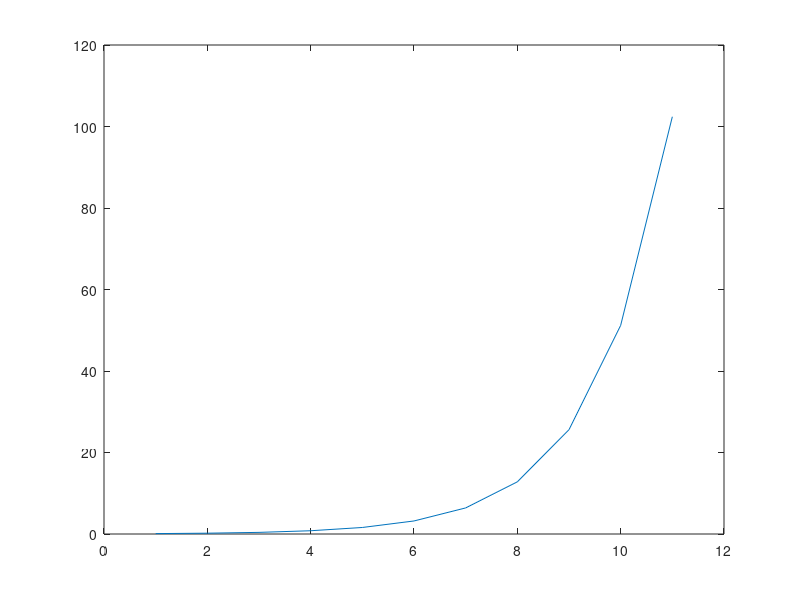

Source code (MATLAB): (Note: this script raises an error after producing the figure.)
clear
close all

%% frequency parameters
dataLength_dls = 5;
med_welch_dls = 5;
pll_dls = 5;
music_dls = 5;
espirit_dls = 5;
max_ent_dls = 5;
burg_dls = 5;
spec_env_dls = 5;

oscCenter1 = 10.52; % hard coded 
oscCenter2 = 10.54; % hard coded
sampleRate = 1000; % hard coded
nyq = sampleRate/2;
sampleSpacing = 1/sampleRate;
phaseOffsets = 0:0.1:2*pi; % hard coded
dataLengthGens = 1:11;
dataLengths = (0.05*2.^dataLengthGens); % in seconds hard coded
plot(dataLengths)
nfft = 100*sampleRate;

%% FFT
dataLength_errors= [];
dataLength_rts = [];
for dataLengthSecs = dataLengths;
	phaseOffset_errors = [];
	phaseOffset_dls = [];
	for phaseOffset = phaseOffsets;
		dataLengthSamples = dataLengthSecs*sampleRate;
		osc1 = chan_osc(dataLengthSamples, sampleRate,oscCenter1,'phaseOffset',phaseOffset);
		osc2 = chan_osc(dataLengthSamples, sampleRate,oscCenter2);
		data = osc1+osc2;
		t = 0:sampleSpacing:(dataLengthSecs-sampleSpacing);
		fft_freqs = linspace(0,nyq,floor(nfft/2)+1);
		
		tic
		dataX = fft(data,nfft)/dataLengthSamples;
		dataX = dataX(1:length(fft_freqs)); %keep only positive frequencies
		phaseOffset_rt = toc;
		amp = 2*abs(dataX);
		phaseOffset_error = peak_det_mse(fft_freqs,amp,[oscCenter1,oscCenter2]);
		
		phaseOffset_errors = [phaseOffset_errors phaseOffset_error];
		phaseOffset_dls = [phaseOffset_dls phaseOffset_rt];
		
		%     plot(fft_f,2*abs(dataX))
		%     xlim([10.5 10.56])
		%     ylabel('Amplitude')
		%     title(['Data Length = ', num2str(fft_dls),' sec'])
		%     pause(0.5)
	end
	
	% (length(fft_dls)) x (length(phaseOffsets)) matrix
	dataLength_errors = [dataLength_errors; mean(phaseOffset_errors)];
	dataLength_rts = [dataLength_rts; mean(phaseOffset_dls)];
end

% REGINA Save output matrix, fft_errors and fft_rts
save('fft_errors.mat','fft_errors');
save('fft_rts.mat','fft_rts');


close all
figure;
plot(fft_dls,dataLength_errors);
% figure;
% plot(fft_dls,fft_rts);

%% Welch
% figure;
dataLength_errors = []; % length is equal to length(welch_dls)
dataLength_rts = []; % length is equal to length(welch_dls)
dataLength_wls = []; % length is equal to length(welch_dls)
nfft = 100*sampleRate; %hard coded

% For each data length
	% For each windowlength
		% For each nOverlap
			% For each phaseoffset
			% Store error for each phaseoffset
		% Store error for each nOverlap
	% Store error for each windowlength
% Store error for data length

for dataLengthSecs = dataLengths % defined for all methods at the top
	dataLengthSamples = dataLengthSecs*sampleRate;
	windowLength_errors = []; % length equal to length(dls_wls)
	windowLength_rts = []; % length equal to length(dls_wls)
	nWindowLengths = 1:128:dataLengthSamples;
	
	for nWindowLength = nWindowLengths;
		phaseOffset_errors = [];
		phaseOffset_rts = [];
		for phaseOffset = phaseOffsets % defined for all methods at the top
			nOverlap_errors = [];
			nOverlap_rts = [];
			osc1 = chan_osc(dataLengthSamples, sampleRate,oscCenter1,'phaseOffset',phaseOffset);
			osc2 = chan_osc(dataLengthSamples, sampleRate,oscCenter2);
			data = osc1+osc2;
			for nOverlap = nOverlaps
				tic
				[pow, welch_f] = pwelch(data,nWindowLength,nOverlap,nfft,sampleRate, 'power', 'onesided');
				nOverlap_rt = toc;
				amp = sqrt(pow);
				nOverlap_error = peak_det_mse(welch_f,amp,[oscCenter1,oscCenter2]);
				nOverlap_errors = [nOverlap_errors nOverlap_error];
				nOverlap_rts= [nOverlap_rts nOverlap_rt];
			end
			phaseOffset_errors = [phaseOffset_errors mean(nOverlap_errors)];
			phaseOffset_rts = [phaseOffset_rts mean(nOverlap_rts)];
		end
		windowLength_errors = [windowLength_errors mean(phaseOffset_errors)];
		windowLength_rts = [windowLength_rts mean(phaseOffset_rts)];
	end
	dataLength_errors = [dataLength_errors mean(windowLength_errors)];
	dataLength_rts= [dataLength_rts mean(windowLength_rts)];
end

save('dataLength_errors.mat','dataLength_errors');
save('dataLength_rts.mat','dataLength_rts');
close all
figure;
plot(dataLengths,dataLength_errors);
%%
close all
figure;
% plot(fft_errors);
%plot(fft_dls,fft_errors);
%hold on; plot(welch_dls,welch_errors);


% legend('FFT','Welch')
% figure;
% plot(welch_rts);

%% Regina
% plot FFT vs Welch on the same plot, save the figures, use full range of
% values, 1:0.25:200. Also plot wls for welch, or figure out trend.

%%
% pmusic(data,4,nfft,sampleRate)
%             FFTX = [];
%             for olp=overlapPercent
%                 stepsize = (1-olp)*windowLengthSamples;
%                 maxK=dataLengthSamples/stepsize-1;
%                 for K = 0:maxK-1
%                     U = sum(hamming(nfft))/nfft;
%                     startwin = stepsize*K + 1;
%                     endwin = stepsize*K + windowLengthSamples;
%                     FFTK = fft(hamming(nfft)'.*data(startwin:endwin));
%                     magFFTK = (1/(windowLengthSamples*U))*abs(FFTK).^2; %Normalize
%                     phaFFTK = angle(FFTK);
%                     dbFFTK = 20*log10(magFFTK);
%                     dbFFTK = dbFFTK - max(dbFFTK);
%                     dbFFTK = dbFFTK./maxK; %Average
%                     FFTX = [FFTX dbFFTK];
%                 end
%             end
%             welch_f= linspace(-.5,.5,nfft);
%overlapSecs = 0;
%nOverlap = overlapSecs*sampleRate;
%             amp = sqrt(FFTX);

				%     plot(welch_f,amp);
				%     xlim([10.5 10.56])
				%     ylabel('Amplitude')
				%     title(['Data Length = ', num2str(welch_dls),' sec'])
				%     pause(0.25)